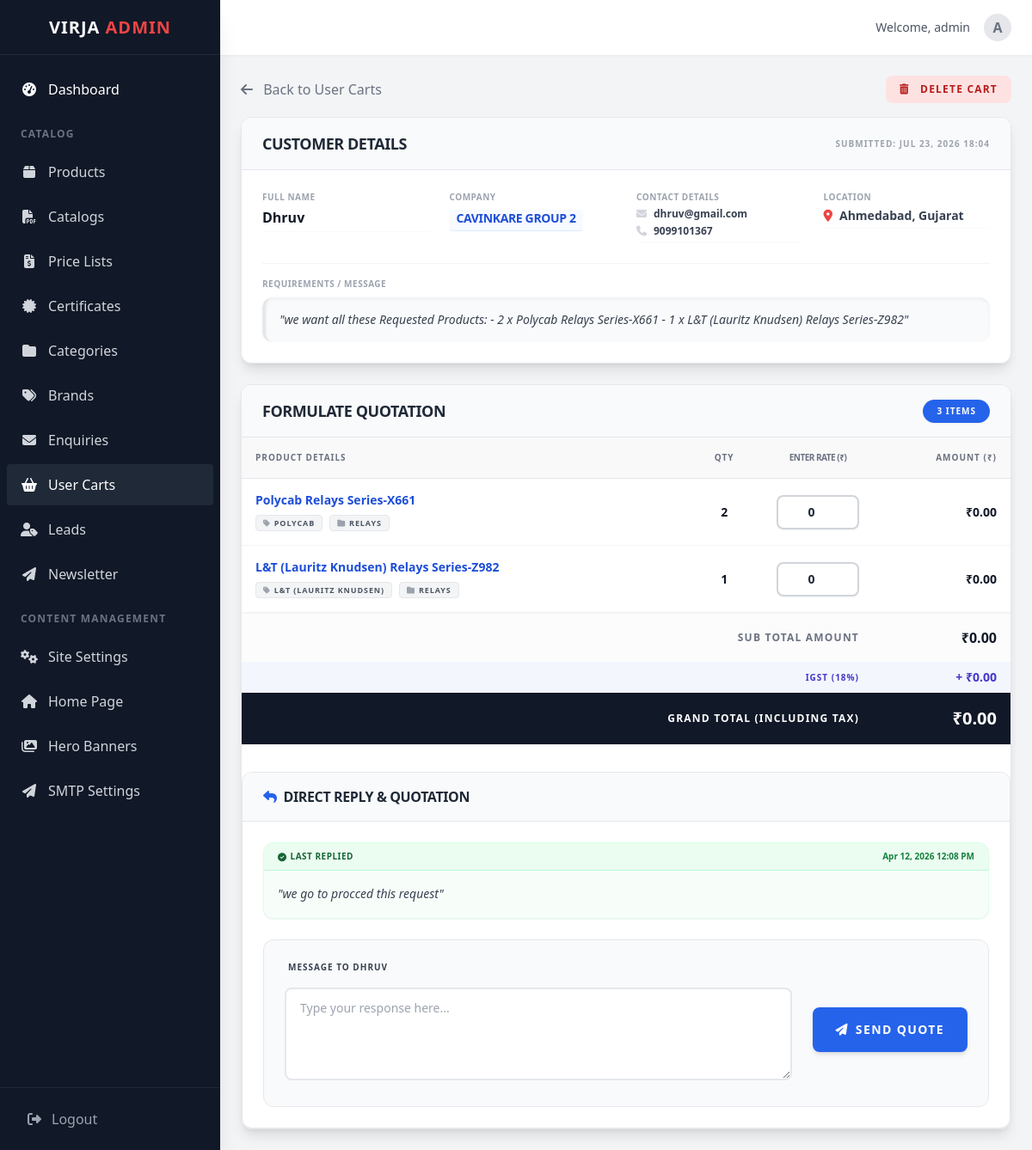
Page /dashboard/user-carts/6/ (signed in) on the earlier database version.
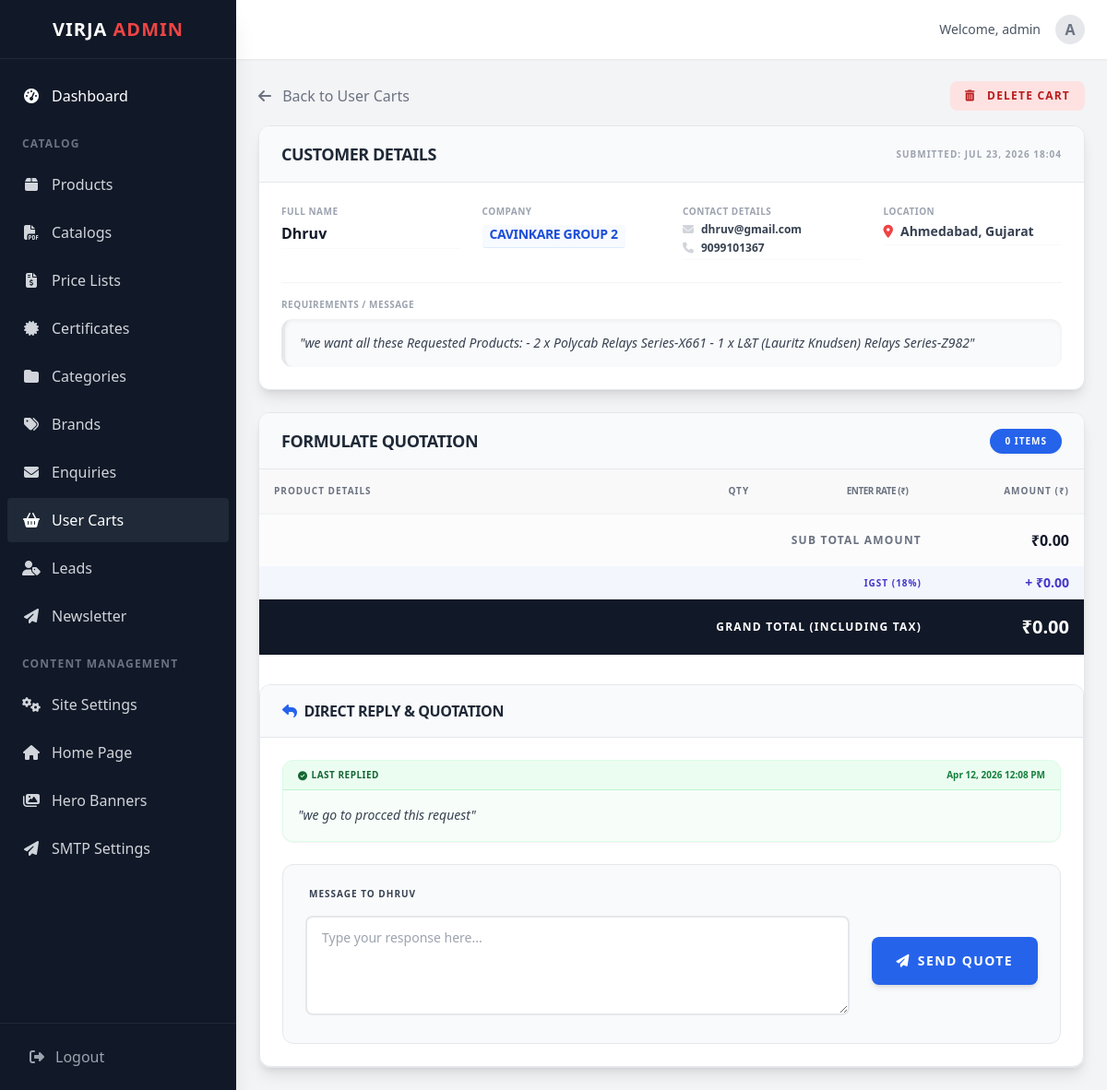
Same page on the later database version.
### cart/models.py (models this page shows, shortened)
class Cart(models.Model):
    session_key = models.CharField(max_length=40, unique=True, null=True, blank=True)
    is_submitted = models.BooleanField(default=False)
    is_read = models.BooleanField(default=False)
    name = models.CharField(max_length=255, null=True, blank=True)
    email = models.EmailField(null=True, blank=True)
    phone = models.CharField(max_length=20, null=True, blank=True)
    company_name = models.CharField(max_length=255, null=True, blank=True)
    state = models.CharField(max_length=100, null=True, blank=True)
    city = models.CharField(max_length=100, null=True, blank=True)
    message = models.TextField(null=True, blank=True)
    is_replied = models.BooleanField(default=False)
    reply_message = models.TextField(null=True, blank=True)
    replied_at = models.DateTimeField(null=True, blank=True)
    created_at = models.DateTimeField(auto_now_add=True)
    updated_at = models.DateTimeField(auto_now=True)
    def get_total_items(self):
        return sum(item.quantity for item in self.items.all())

class CartItem(models.Model):
    cart = models.ForeignKey(Cart, related_name='items', on_delete=models.CASCADE)
    product = models.ForeignKey(Product, on_delete=models.CASCADE)
    quantity = models.PositiveIntegerField(default=1)
    rate = models.DecimalField(max_digits=12, decimal_places=2, default=0)
    added_at = models.DateTimeField(auto_now_add=True)
    class Meta:
        unique_together = ('cart', 'product')

### products/models.py (models this page shows, shortened)
class Product(models.Model):
    name = models.CharField(max_length=255)
    slug = models.SlugField(unique=True, blank=True)
    category = models.ForeignKey(Category, on_delete=models.CASCADE, related_name='products')
    brand = models.ForeignKey(Brand, on_delete=models.CASCADE, related_name='products', null=True, blank=True)
    description = models.TextField()
    specification = models.TextField(help_text="JSON or HTML specifications", blank=True)
    main_image = models.ImageField(upload_to='products/', null=True, blank=True)
    pdf_brochure = models.FileField(upload_to='products/pdfs/', null=True, blank=True)
    is_featured = models.BooleanField(default=False)
    is_active = models.BooleanField(default=True)
    created_at = models.DateTimeField(auto_now_add=True)
    updated_at = models.DateTimeField(auto_now=True)

### brands/models.py (models this page shows, shortened)
class Brand(models.Model):
    name = models.CharField(max_length=255)
    slug = models.SlugField(unique=True, blank=True)
    description = models.TextField(blank=True, help_text="Optional description for brand page")
    logo = models.ImageField(upload_to='brands/', null=True, blank=True)
    is_featured = models.BooleanField(default=False)
    class Meta:
        ordering = ['name']

### categories/models.py (models this page shows, shortened)
class Category(models.Model):
    name = models.CharField(max_length=255)
    slug = models.SlugField(unique=True, blank=True)
    description = models.TextField(blank=True, help_text="Optional description for category page")
    parent = models.ForeignKey('self', on_delete=models.CASCADE, null=True, blank=True, related_name='children')
    image = models.ImageField(upload_to='categories/', null=True, blank=True)
    is_featured = models.BooleanField(default=False)
    order = models.IntegerField(default=0)
    class Meta:
        verbose_name_plural = 'Categories'
        ordering = ['order', 'name']

### dashboard/cart_views.py (the view, shortened to what this page needs)
# urls.py: path('user-carts/<int:cart_id>/', cart_views.user_cart_detail, name='dashboard_cart_detail'),
@login_required
@user_passes_test(is_admin, login_url='/dashboard/login/')
def user_cart_detail(request, cart_id):
    cart = get_object_or_404(Cart, id=cart_id, is_submitted=True)
    if not cart.is_read:
        cart.is_read = True
        cart.save()
    context = {
        'cart': cart,
        'page_title': f'Cart Details',
    }
    return render(request, 'dashboard/carts/detail.html', context)

### cart/context_processors.py (called while the page is built)
def cart_count(request):
    if not request.session.session_key:
        request.session.create()
    try:
        cart = Cart.objects.get(session_key=request.session.session_key)
        return {'cart_items_count': cart.get_total_items()}
    except Cart.DoesNotExist:
        return {'cart_items_count': 0}

### core/context_processors.py (called while the page is built)
def site_settings(request):
    return {
        'company_info': CompanyInfo.objects.first(),
        'home_content': HomePageContent.objects.first(),
        'home_features': HomeFeature.objects.all(),
    }

def global_categories(request):
    categories = Category.objects.filter(parent=None).prefetch_related('children__children').order_by('order', 'name')
    return {
        'mega_menu_categories': categories
    }

### dashboard/cart_views.py (called while the page is built)
def is_admin(user):
    return user.is_authenticated and (user.is_staff or user.is_superuser)

### dashboard/templates/dashboard/carts/detail.html (shortened to what the changed rows need)
{% extends 'dashboard/base_admin.html' %}
{% block content %}
<div class="space-y-6" x-data="{
        items: [
            {% for item in cart.items.all %}
            { id: {{ item.id }}, qty: {{ item.quantity }}, rate: {{ item.rate|default:0 }} }{% if not forloop.last %},{% endif %}
            {% endfor %}
        ],
        isMaharashtra: {% if 'maharashtra' in cart.state|lower %}true{% else %}false{% endif %},
        get subtotal() {
            return this.items.reduce((sum, item) => sum + (item.qty * item.rate), 0);
        },
        get cgst() { return this.isMaharashtra ? this.subtotal * 0.09 : 0; },
        get sgst() { return this.isMaharashtra ? this.subtotal * 0.09 : 0; },
        get igst() { return !this.isMaharashtra ? this.subtotal * 0.18 : 0; },
        get grandTotal() { return this.subtotal + this.cgst + this.sgst + this.igst; }
     }">
    <div class="bg-white rounded-xl shadow-lg border border-gray-200 overflow-hidden">
        <div class="px-6 py-4 border-b border-gray-200 bg-gray-50 flex justify-between items-center">
            <h3 class="text-lg font-black text-gray-800 uppercase tracking-tight">Customer Details</h3>
            <div class="text-[10px] font-black text-gray-400 uppercase tracking-widest">
                SUBMITTED: {{ cart.updated_at|date:"M d, Y H:i" }}
            </div>
        </div>
        <div class="p-6">
            {% if cart.name %}
            <div class="grid grid-cols-1 md:grid-cols-2 lg:grid-cols-4 gap-6">
                <div>
                    <p class="text-[10px] uppercase font-black text-gray-400 tracking-wider mb-1">Full Name</p>
                    <p class="font-bold text-gray-900 border-b border-gray-50 pb-1">{{ cart.name }}</p>
                </div>
                {% if cart.company_name %}
                <div>
                    <p class="text-[10px] uppercase font-black text-gray-400 tracking-wider mb-1">Company</p>
                    <p class="text-blue-700 text-sm font-black uppercase tracking-tight border-b border-blue-100 pb-1 bg-blue-50/50 px-2 rounded inline-block">{{ cart.company_name }}</p>
                </div>
                {% endif %}
                <div>
                    <p class="text-[10px] uppercase font-black text-gray-400 tracking-wider mb-1">Contact Details</p>
                    <div class="flex flex-col gap-1 border-b border-gray-50 pb-1">
                        <a href="mailto:{{ cart.email }}"
                            class="flex items-center gap-2 text-xs font-bold text-gray-700 hover:text-blue-600 transition">
                            <i class="fas fa-envelope text-gray-300"></i>{{ cart.email }}
                        </a>
                        <a href="tel:{{ cart.phone }}"
                            class="flex items-center gap-2 text-xs font-bold text-gray-700 hover:text-blue-600 transition">
                            <i class="fas fa-phone text-gray-300"></i>{{ cart.phone }}
                        </a>
                    </div>
                </div>
                <div>
                    <p class="text-[10px] uppercase font-black text-gray-400 tracking-wider mb-1">Location</p>
                    <div class="flex items-center gap-2 text-sm font-bold text-gray-700 border-b border-gray-50 pb-1">
                        <i class="fas fa-map-marker-alt text-red-500"></i>
                        {{ cart.city }}{% if cart.city and cart.state %}, {% endif %}{{ cart.state }}
                    </div>
                </div>
            </div>
            {% if cart.message %}
            <div class="mt-6 pt-4 border-t border-gray-100">
                <p class="text-[10px] uppercase font-black text-gray-400 tracking-wider mb-2">Requirements / Message</p>
                <div
                    class="bg-gray-50 p-4 rounded-xl text-sm text-gray-700 font-medium italic border-l-4 border-gray-200 shadow-inner">
                    "{{ cart.message }}"
                </div>
            </div>
            {% endif %}
            {% else %}
            <div class="text-center py-4 text-gray-500">
                <i class="fas fa-user-secret fa-2x mb-2 text-gray-300"></i>
                <p class="font-bold">No customer details found.</p>
            </div>
            {% endif %}
        </div>
    </div>
    <div class="space-y-6">
        <form method="POST" id="quotationForm" class="space-y-6">
            <div class="bg-white rounded-xl shadow-lg border border-gray-200 overflow-hidden">
                <div class="px-6 py-4 border-b border-gray-200 flex justify-between items-center bg-gray-50">
                    <h3 class="text-lg font-black text-gray-800 uppercase tracking-tight">Formulate Quotation</h3>
                    <span class="bg-blue-600 text-white text-[10px] font-black px-4 py-1.5 rounded-full uppercase tracking-widest shadow-sm">{{ cart.get_total_items }} Items</span>
                </div>
                <div class="overflow-x-auto">
                    <table class="w-full text-left border-collapse">
                        <thead>
                            <tr class="bg-gray-100/50 text-gray-500 text-[10px] uppercase font-black tracking-widest">
                                <th class="p-4 border-b border-gray-200">Product Details</th>
                                <th class="p-4 border-b border-gray-200 text-center">QTY</th>
                                <th class="p-4 border-b border-gray-200 text-center w-32 tracking-tighter">Enter Rate
                                    (₹)</th>
                                <th class="p-4 border-b border-gray-200 text-right w-40">Amount (₹)</th>
                            </tr>
                        </thead>
                        <tbody class="divide-y divide-gray-100">
                            {% for item in cart.items.all %}
                            <tr class="hover:bg-blue-50/30 transition">
                                <td class="p-4">
                                    <div class="flex flex-col">
                                        <span class="font-black text-blue-700 text-sm leading-tight mb-2">{{ item.product.name }}</span>
                                        <div class="flex items-center gap-2">
                                            <span class="bg-gray-100 text-gray-600 px-2 py-0.5 rounded text-[9px] font-black uppercase tracking-widest border border-gray-200">
                                                <i class="fas fa-tag mr-1 text-gray-400"></i>{{ item.product.brand.name }}
                                            </span>
                                            <span class="bg-gray-100 text-gray-600 px-2 py-0.5 rounded text-[9px] font-black uppercase tracking-widest border border-gray-200">
                                                <i class="fas fa-folder mr-1 text-gray-400"></i>{{ item.product.category.name }}
                                            </span>
                                        </div>
                                    </div>
                                </td>
                                <td class="p-4 text-center font-black text-gray-900 text-sm">
                                    {{ item.quantity }}
                                </td>
                                <td class="p-4 text-center">
                                    <input type="number" name="rate_{{ item.id }}" step="0.01"
                                        x-model.number="items.find(i => i.id === {{ item.id }}).rate"
                                        class="w-full border-2 border-gray-300 rounded-lg px-2 py-2 text-sm font-black text-center focus:ring-4 focus:ring-blue-100 focus:border-blue-700 transition-all shadow-sm"
                                        placeholder="0.00">
                                </td>
                                <td class="p-4 text-right font-black text-gray-900 text-sm whitespace-nowrap">
                                    ₹<span
                                        x-text="(items.find(i => i.id === {{ item.id }}).rate * {{ item.quantity }}).toLocaleString('en-IN', {minimumFractionDigits: 2, maximumFractionDigits: 2})"></span>
                                </td>
                            </tr>
                            {% endfor %}
                        </tbody>
                    </table>
                </div>
                <div class="bg-white rounded-xl shadow-md border border-gray-200 overflow-hidden mt-8">
                    <div class="p-6">
                        {% if cart.is_replied %}
                        <div class="mb-6">
                            <div class="bg-green-50 rounded-xl border border-green-100 overflow-hidden shadow-sm">
                                <div
                                    class="px-4 py-2 border-b border-green-200 flex justify-between items-center bg-green-100/30">
                                    <span
                                        class="text-[10px] uppercase font-black text-green-800 tracking-wider flex items-center gap-1">
                                        <i class="fas fa-check-circle"></i> LAST REPLIED
                                    </span>
                                    <span class="text-[10px] font-bold text-green-700">
                                        {{ cart.replied_at|date:"M d, Y h:i A" }}
                                    </span>
                                </div>
                                <div class="p-4 bg-white/50">
                                    <p class="text-sm text-gray-700 italic font-medium leading-relaxed">"{{ cart.reply_message }}"</p>
                                </div>
                            </div>
                        </div>
                        {% endif %}
                        <div class="bg-gray-50 p-6 rounded-xl border border-gray-200">
                            <div class="grid grid-cols-1 lg:grid-cols-4 gap-6 items-center">
                                <div class="lg:col-span-3 space-y-4">
                                    <label
                                        class="block text-gray-700 text-[10px] font-black uppercase tracking-widest ml-1">Message
                                        to {{ cart.name }}</label>
                                    <textarea name="reply_message" rows="4" form="quotationForm"
                                        class="w-full px-4 py-3 text-sm text-gray-800 border-2 border-gray-200 rounded-lg focus:outline-none focus:ring-2 focus:ring-blue-500 focus:border-blue-600 transition-all font-medium"
                                        placeholder="Type your response here..." required></textarea>
                                </div>
                            </div>
                        </div>
                    </div>
                </div>
            </div>
        </form>
    </div>
</div>
{% endblock %}

Differences in the rows shown:
removed CartItem: product.name "Polycab Relays Series-X661", product.brand.name "POLYCAB", product.category.name "RELAYS", quantity "2", id "0"
removed CartItem: product.name "L&T (Lauritz Knudsen) Relays Series-Z982", product.brand.name "L&T (LAURITZ KNUDSEN)", product.category.name "RELAYS", quantity "1", id "0"
computed for Cart "Dhruv": get_total_items "3" → "0"
